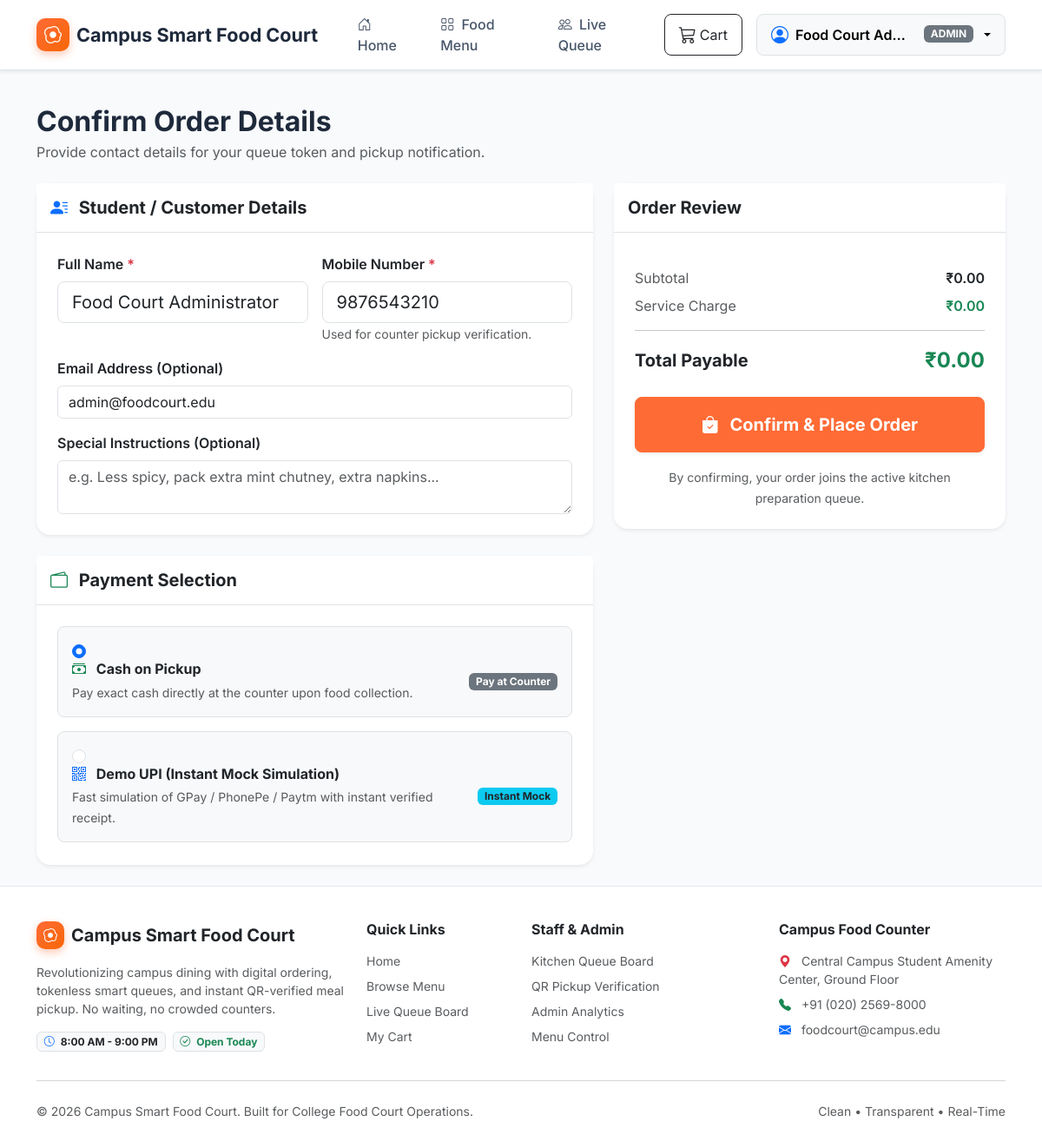
Page /checkout (signed in) on the committed database.
### app/models.py (models this page shows, shortened)
class ApplicationSetting(db.Model):
    __tablename__ = 'application_settings'
    id = db.Column(db.Integer, primary_key=True, autoincrement=True)
    key = db.Column(db.String(50), unique=True, nullable=False, index=True)
    value = db.Column(db.String(255), nullable=False)
    description = db.Column(db.String(255), nullable=True)
    @classmethod
    def get_value(cls, key, default=None):
        setting = cls.query.filter_by(key=key).first()
        return setting.value if setting else default

class User(db.Model):
    __tablename__ = 'users'
    id = db.Column(db.Integer, primary_key=True, autoincrement=True)
    username = db.Column(db.String(50), unique=True, nullable=False, index=True)
    email = db.Column(db.String(120), unique=True, nullable=False, index=True)
    password_hash = db.Column(db.String(255), nullable=False)
    full_name = db.Column(db.String(100), nullable=False)
    phone = db.Column(db.String(20), nullable=True)
    role = db.Column(db.String(20), nullable=False, default=UserRole.STUDENT)
    is_active = db.Column(db.Boolean, default=True, nullable=False)
    created_at = db.Column(db.DateTime, default=datetime.utcnow, nullable=False)
    updated_at = db.Column(db.DateTime, default=datetime.utcnow, onupdate=datetime.utcnow, nullable=False)
    orders = db.relationship('Order', back_populates='user', lazy='dynamic')
    @property
    def is_admin(self):
        return self.role == UserRole.ADMIN
    @property
    def is_staff(self):
        return self.role in [UserRole.STAFF, UserRole.ADMIN]

### app/student/routes.py (the view, shortened to what this page needs)
@student_bp.route('/checkout', methods=['GET', 'POST'])
def checkout():
    return render_template('checkout.html')

### app/templates/checkout.html (shortened to what this page needs)
{% extends "base.html" %}
{% block content %}
<div class="container py-4">
    <div class="mb-4">
        <h2 class="fw-bold mb-1">Confirm Order Details</h2>
        <p class="text-muted mb-0">Provide contact details for your queue token and pickup notification.</p>
    </div>
    <form id="checkout-form" method="POST" action="{{ url_for('student.checkout') }}">
        <div class="row g-4">
            <div class="col-lg-7">
                <div class="card border-0 shadow-sm rounded-4 mb-4">
                    <div class="card-header bg-white border-bottom p-3">
                        <h5 class="fw-bold mb-0"><i class="bi bi-person-lines-fill text-primary me-2"></i> Student / Customer Details</h5>
                    </div>
                    <div class="card-body p-4">
                        <div class="row g-3">
                            <div class="col-sm-6">
                                <label for="name" class="form-label fw-semibold">Full Name <span class="text-danger">*</span></label>
                                <input type="text" class="form-control form-control-lg" id="name" name="name"
                                       value="{{ current_user.full_name if current_user else '' }}" required placeholder="e.g. Aarav Sharma">
                            </div>
                            <div class="col-sm-6">
                                <label for="phone" class="form-label fw-semibold">Mobile Number <span class="text-danger">*</span></label>
                                <input type="tel" class="form-control form-control-lg" id="phone" name="phone"
                                       value="{{ current_user.phone if current_user else '' }}" required placeholder="10-digit mobile number">
                                <small class="text-muted">Used for counter pickup verification.</small>
                            </div>
                            <div class="col-12">
                                <label for="email" class="form-label fw-semibold">Email Address (Optional)</label>
                                <input type="email" class="form-control" id="email" name="email"
                                       value="{{ current_user.email if current_user else '' }}" placeholder="student@campus.edu">
                            </div>
                            <div class="col-12">
                                <label for="special_instructions" class="form-label fw-semibold">Special Instructions (Optional)</label>
                                <textarea class="form-control" id="special_instructions" name="special_instructions" rows="2"
                                          placeholder="e.g. Less spicy, pack extra mint chutney, extra napkins..."></textarea>
                            </div>
                        </div>
                    </div>
                </div>
                <div class="card border-0 shadow-sm rounded-4">
                    <div class="card-header bg-white border-bottom p-3">
                        <h5 class="fw-bold mb-0"><i class="bi bi-wallet2 text-success me-2"></i> Payment Selection</h5>
                    </div>
                    <div class="card-body p-4">
                        <div class="form-check p-3 border rounded-3 mb-3 bg-light">
                            <input class="form-check-input ms-0 me-3" type="radio" name="payment_method" id="pay_cash" value="Cash on Pickup" checked>
                            <label class="form-check-label w-100" for="pay_cash">
                                <div class="d-flex justify-content-between align-items-center">
                                    <div>
                                        <h6 class="fw-bold mb-1"><i class="bi bi-cash-stack text-success me-2"></i> Cash on Pickup</h6>
                                        <small class="text-muted">Pay exact cash directly at the counter upon food collection.</small>
                                    </div>
                                    <span class="badge bg-secondary">Pay at Counter</span>
                                </div>
                            </label>
                        </div>
                        <div class="form-check p-3 border rounded-3 bg-light">
                            <input class="form-check-input ms-0 me-3" type="radio" name="payment_method" id="pay_upi" value="Demo UPI">
                            <label class="form-check-label w-100" for="pay_upi">
                                <div class="d-flex justify-content-between align-items-center">
                                    <div>
                                        <h6 class="fw-bold mb-1"><i class="bi bi-qr-code text-primary me-2"></i> Demo UPI (Instant Mock Simulation)</h6>
                                        <small class="text-muted">Fast simulation of GPay / PhonePe / Paytm with instant verified receipt.</small>
                                    </div>
                                    <span class="badge bg-info text-dark">Instant Mock</span>
                                </div>
                            </label>
                        </div>
                    </div>
                </div>
            </div>
            <div class="col-lg-5">
                <div class="card border-0 shadow-sm rounded-4 sticky-top" style="top: 85px;">
                    <div class="card-header bg-white border-bottom p-3">
                        <h5 class="fw-bold mb-0">Order Review</h5>
                    </div>
                    <div class="card-body p-4">
                        <div class="d-flex justify-content-between mb-2">
                            <span class="text-muted">Subtotal</span>
                            <span class="fw-semibold" id="checkout-total-val">₹0.00</span>
                        </div>
                        <div class="d-flex justify-content-between mb-3">
                            <span class="text-muted">Service Charge</span>
                            <span class="text-success fw-semibold">₹0.00</span>
                        </div>
                        <hr>
                        <div class="d-flex justify-content-between align-items-center mb-4">
                            <span class="fs-5 fw-bold">Total Payable</span>
                            <span class="fs-4 fw-bold text-success" id="checkout-final-total">₹0.00</span>
                        </div>
                        <button type="submit" class="btn btn-primary btn-lg w-100 shadow-sm py-3 fw-bold">
                            <i class="bi bi-bag-check-fill me-2"></i> Confirm & Place Order
                        </button>
                        <div class="text-center mt-3">
                            <small class="text-muted">
                                By confirming, your order joins the active kitchen preparation queue.
                            </small>
                        </div>
                    </div>
                </div>
            </div>
        </div>
    </form>
</div>
{% endblock %}

### app/templates/base.html (shortened to what this page needs)
<!DOCTYPE html>
<html lang="en">
<head>
    <link href="https://cdn.jsdelivr.net/npm/bootstrap@5.3.3/dist/css/bootstrap.min.css" rel="stylesheet">
    <link href="https://cdn.jsdelivr.net/npm/bootstrap-icons@1.11.3/font/bootstrap-icons.min.css" rel="stylesheet">
    <link rel="stylesheet" href="{{ url_for('static', filename='css/style.css') }}">
</head>
<body data-page="{% block page_id %}{% endblock %}">
    <div id="toast-container" class="toast-container position-fixed bottom-0 end-0 p-3" style="z-index: 1090;"></div>
    <nav class="navbar navbar-expand-lg navbar-light bg-white border-bottom sticky-top shadow-sm py-2">
        <div class="container">
            <a class="navbar-brand" href="{{ url_for('student.home') }}">
                <div class="brand-icon">
                    <i class="bi bi-egg-fried"></i>
                </div>
                <span>{{ food_court_name }}</span>
            </a>
            <div class="collapse navbar-collapse" id="navbarContent">
                <ul class="navbar-nav me-auto mb-2 mb-lg-0 ms-lg-3">
                    <li class="nav-item">
                        <a class="nav-link" href="{{ url_for('student.home') }}">
                            <i class="bi bi-house-door me-1"></i> Home
                        </a>
                    </li>
                    <li class="nav-item">
                        <a class="nav-link" href="{{ url_for('student.menu') }}">
                            <i class="bi bi-grid me-1"></i> Food Menu
                        </a>
                    </li>
                    <li class="nav-item">
                        <a class="nav-link" href="{{ url_for('student.live_queue') }}">
                            <i class="bi bi-people me-1"></i> Live Queue
                        </a>
                    </li>
                </ul>
                <div class="d-flex align-items-center gap-2">
                    <a href="{{ url_for('student.cart') }}" class="btn btn-outline-dark position-relative d-flex align-items-center px-3 py-2 rounded-3 me-2">
                        <i class="bi bi-cart3 fs-5 me-1"></i>
                        <span>Cart</span>
                    </a>
                    {% if current_user %}
                        <div class="dropdown">
                            <button class="btn btn-light dropdown-toggle border d-flex align-items-center gap-2 px-3 py-2 rounded-3" type="button" data-bs-toggle="dropdown" aria-expanded="false">
                                <i class="bi bi-person-circle fs-5 text-primary"></i>
                                <span class="fw-semibold text-truncate" style="max-width: 140px;">{{ current_user.full_name }}</span>
                                <span class="badge bg-secondary text-uppercase small">{{ current_user.role }}</span>
                            </button>
                        </div>
                    {% endif %}
                </div>
            </div>
        </div>
    </nav>
    <main>
        {% block content %}{% endblock %}
    </main>
    <footer>
        <div class="container">
            <div class="row g-4 mb-4">
                <div class="col-lg-4 col-md-6">
                    <div class="d-flex align-items-center gap-2 mb-3">
                        <div class="brand-icon" style="width: 32px; height: 32px; font-size: 1rem;">
                            <i class="bi bi-egg-fried"></i>
                        </div>
                        <h5 class="fw-bold mb-0 text-dark">{{ food_court_name }}</h5>
                    </div>
                    <p class="small text-muted mb-3">
                        Revolutionizing campus dining with digital ordering, tokenless smart queues, and instant QR-verified meal pickup. No waiting, no crowded counters.
                    </p>
                    <div class="d-flex gap-2">
                        <span class="badge bg-light text-dark border"><i class="bi bi-clock me-1 text-primary"></i> 8:00 AM - 9:00 PM</span>
                        <span class="badge bg-light text-success border"><i class="bi bi-check-circle me-1"></i> Open Today</span>
                    </div>
                </div>
                <div class="col-lg-2 col-md-6">
                    <h6 class="fw-bold text-dark mb-3">Quick Links</h6>
                    <ul class="list-unstyled small">
                        <li class="mb-2"><a href="{{ url_for('student.home') }}" class="text-decoration-none text-muted">Home</a></li>
                        <li class="mb-2"><a href="{{ url_for('student.menu') }}" class="text-decoration-none text-muted">Browse Menu</a></li>
                        <li class="mb-2"><a href="{{ url_for('student.live_queue') }}" class="text-decoration-none text-muted">Live Queue Board</a></li>
                        <li class="mb-2"><a href="{{ url_for('student.cart') }}" class="text-decoration-none text-muted">My Cart</a></li>
                    </ul>
                </div>
                <div class="col-lg-3 col-md-6">
                    <h6 class="fw-bold text-dark mb-3">Staff & Admin</h6>
                    <ul class="list-unstyled small">
                        <li class="mb-2"><a href="{{ url_for('staff.dashboard') }}" class="text-decoration-none text-muted">Kitchen Queue Board</a></li>
                        <li class="mb-2"><a href="{{ url_for('staff.verify_pickup') }}" class="text-decoration-none text-muted">QR Pickup Verification</a></li>
                        <li class="mb-2"><a href="{{ url_for('admin.dashboard') }}" class="text-decoration-none text-muted">Admin Analytics</a></li>
                        <li class="mb-2"><a href="{{ url_for('admin.menu_management') }}" class="text-decoration-none text-muted">Menu Control</a></li>
                    </ul>
                </div>
                <div class="col-lg-3 col-md-6">
                    <h6 class="fw-bold text-dark mb-3">Campus Food Counter</h6>
                    <p class="small text-muted mb-2">
                        <i class="bi bi-geo-alt-fill text-danger me-2"></i> Central Campus Student Amenity Center, Ground Floor
                    </p>
                    <p class="small text-muted mb-2">
                        <i class="bi bi-telephone-fill text-success me-2"></i> +91 (020) 2569-8000
                    </p>
                    <p class="small text-muted mb-0">
                        <i class="bi bi-envelope-fill text-primary me-2"></i> foodcourt@campus.edu
                    </p>
                </div>
            </div>
            <hr class="text-muted opacity-25">
            <div class="d-flex flex-column flex-sm-row justify-content-between align-items-center py-2">
                <p class="small text-muted mb-0">&copy; 2026 {{ food_court_name }}. Built for College Food Court Operations.</p>
                <div class="small text-muted">
                    <span>Clean &bull; Transparent &bull; Real-Time</span>
                </div>
            </div>
        </div>
    </footer>
</body>
</html>

### rows in the picture
ApplicationSetting: value "Campus Smart Food Court"
User: full_name "Food Court Ad…", role "ADMIN", name "Food Court Administrator", phone "9876543210", email "admin@foodcourt.edu"
